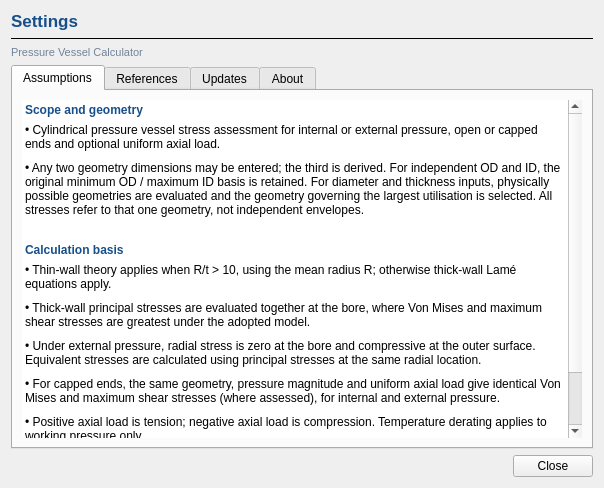
<?xml version='1.0' encoding='UTF-8'?>
<ui version="4.0">
 <class>settingsDialog</class>
 <widget class="QDialog" name="settingsDialog">
  <property name="windowTitle">
   <string>Settings | Pressure Vessel Calculator</string>
  </property>
  <property name="minimumSize">
   <size>
    <width>510</width>
    <height>360</height>
   </size>
  </property>
  <layout class="QVBoxLayout" name="settingsLayout">
   <item>
    <widget class="QLabel" name="heading">
     <property name="text">
      <string>Settings</string>
     </property>
     <property name="styleSheet">
      <string notr="true">font-size: 17px; font-weight: 700; color: #164f8a;</string>
     </property>
    </widget>
   </item>
   <item>
    <widget class="QFrame" name="settings_heading_rule">
     <property name="frameShape">
      <enum>QFrame::Shape::HLine</enum>
     </property>
     <property name="frameShadow">
      <enum>QFrame::Shadow::Plain</enum>
     </property>
    </widget>
   </item>
   <item>
    <widget class="QLabel" name="settings_app_name">
     <property name="text">
      <string>Pressure Vessel Calculator</string>
     </property>
     <property name="styleSheet">
      <string>color:#71849a; font-size:11px;</string>
     </property>
    </widget>
   </item>
   <item>
    <widget class="QTabWidget" name="settings_tabs">
     <widget class="QWidget" name="assumptions_tab">
      <attribute name="title">
       <string>Assumptions</string>
      </attribute>
      <layout class="QVBoxLayout" name="assumptionsLayout">
       <item>
        <widget class="QScrollArea" name="assumptions_scroll">
         <property name="widgetResizable">
          <bool>true</bool>
         </property>
         <property name="frameShape">
          <enum>QFrame::Shape::NoFrame</enum>
         </property>
         <widget class="QWidget" name="assumptions_content">
          <layout class="QVBoxLayout" name="assumptionsContentLayout">
           <property name="leftMargin">
            <number>3</number>
           </property>
           <property name="rightMargin">
            <number>3</number>
           </property>
           <property name="topMargin">
            <number>3</number>
           </property>
           <property name="bottomMargin">
            <number>3</number>
           </property>
           <item><widget class="QLabel" name="assumptions_heading_0"><property name="text"><string>Scope and geometry</string></property><property name="styleSheet"><string>font-weight:600; color:#164f8a;</string></property></widget></item><item><widget class="QLabel" name="assumptions_text_0"><property name="textFormat"><enum>Qt::TextFormat::RichText</enum></property><property name="text"><string>&lt;html&gt;&lt;body&gt;&lt;p style="margin:0 0 10px 0;"&gt;• Cylindrical pressure vessel stress assessment for internal or external pressure, open or capped ends and optional uniform axial load.&lt;/p&gt;&lt;p style="margin:0 0 10px 0;"&gt;• Any two geometry dimensions may be entered; the third is derived. For independent OD and ID, the original minimum OD / maximum ID basis is retained. For diameter and thickness inputs, physically possible geometries are evaluated and the geometry governing the largest utilisation is selected. All stresses refer to that one geometry, not independent envelopes.&lt;/p&gt;&lt;/body&gt;&lt;/html&gt;</string></property><property name="wordWrap"><bool>true</bool></property></widget></item>
<item><spacer name="assumptionsSectionGap1"><property name="orientation"><enum>Qt::Orientation::Vertical</enum></property><property name="sizeType"><enum>QSizePolicy::Fixed</enum></property><property name="sizeHint" stdset="0"><size><width>20</width><height>20</height></size></property></spacer></item><item><widget class="QLabel" name="assumptions_heading_1"><property name="text"><string>Calculation basis</string></property><property name="styleSheet"><string>font-weight:600; color:#164f8a;</string></property></widget></item><item><widget class="QLabel" name="assumptions_text_1"><property name="textFormat"><enum>Qt::TextFormat::RichText</enum></property><property name="text"><string>&lt;html&gt;&lt;body&gt;&lt;p style="margin:0 0 10px 0;"&gt;&amp;bull; Thin-wall theory applies when R/t &amp;gt; 10, using the mean radius R; otherwise thick-wall Lam&amp;eacute; equations apply.&lt;/p&gt;&lt;p style="margin:0 0 10px 0;"&gt;&amp;bull; Thick-wall principal stresses are evaluated together at the bore, where Von Mises and maximum shear stresses are greatest under the adopted model.&lt;/p&gt;&lt;p style="margin:0 0 10px 0;"&gt;&amp;bull; Under external pressure, radial stress is zero at the bore and compressive at the outer surface. Equivalent stresses are calculated using principal stresses at the same radial location.&lt;/p&gt;&lt;p style="margin:0 0 10px 0;"&gt;&amp;bull; For capped ends, the same geometry, pressure magnitude and uniform axial load give identical Von Mises and maximum shear stresses (where assessed), for internal and external pressure.&lt;/p&gt;&lt;p style="margin:0 0 10px 0;"&gt;&amp;bull; Positive axial load is tension; negative axial load is compression. Temperature derating applies to working pressure only.&lt;/p&gt;&lt;/body&gt;&lt;/html&gt;</string></property><property name="wordWrap"><bool>true</bool></property></widget></item>
<item><spacer name="assumptionsSectionGap2"><property name="orientation"><enum>Qt::Orientation::Vertical</enum></property><property name="sizeType"><enum>QSizePolicy::Fixed</enum></property><property name="sizeHint" stdset="0"><size><width>20</width><height>20</height></size></property></spacer></item><item><widget class="QLabel" name="assumptions_heading_2"><property name="text"><string>Interpretation</string></property><property name="styleSheet"><string>font-weight:600; color:#164f8a;</string></property></widget></item><item><widget class="QLabel" name="assumptions_text_2"><property name="textFormat"><enum>Qt::TextFormat::RichText</enum></property><property name="text"><string>&lt;html&gt;&lt;body&gt;&lt;p style="margin:0 0 10px 0;"&gt;• PASS means the individual stress utilisation is no greater than 1.00.&lt;/p&gt;&lt;/body&gt;&lt;/html&gt;</string></property><property name="wordWrap"><bool>true</bool></property></widget></item>
           <item>
            <spacer name="assumptions_inner_spacer">
             <property name="orientation">
              <enum>Qt::Orientation::Vertical</enum>
             </property>
             <property name="sizeType">
              <enum>QSizePolicy::Expanding</enum>
             </property>
             <property name="sizeHint" stdset="0">
              <size>
               <width>20</width>
               <height>0</height>
              </size>
             </property>
            </spacer>
           </item>
          </layout>
          <property name="styleSheet">
           <string>QWidget#assumptions_content { background: white; }</string>
          </property>
         </widget>
         <property name="styleSheet">
          <string>QScrollArea#assumptions_scroll { background: white; border: none; } QScrollArea#assumptions_scroll &gt; QWidget &gt; QWidget { background: white; }</string>
         </property>
        </widget>
       </item>
      </layout>
     </widget>
     <widget class="QWidget" name="references_tab">
      <attribute name="title">
       <string>References</string>
      </attribute>
      <layout class="QVBoxLayout" name="referencesLayout">
       <item>
        <widget class="QScrollArea" name="references_scroll">
         <property name="widgetResizable"><bool>true</bool></property>
         <property name="frameShape"><enum>QFrame::Shape::NoFrame</enum></property>
         <widget class="QWidget" name="references_content">
          <layout class="QVBoxLayout" name="referencesContentLayout">
           <property name="leftMargin"><number>3</number></property>
           <property name="rightMargin"><number>3</number></property>
           <property name="topMargin"><number>3</number></property>
           <property name="bottomMargin"><number>3</number></property>
           <item>
            <widget class="QLabel" name="references_heading">
             <property name="text"><string>Reference publications</string></property>
             <property name="styleSheet"><string>font-weight:600; color:#164f8a;</string></property>
            </widget>
           </item>
           <item>
            <widget class="QLabel" name="references_text">
             <property name="textFormat"><enum>Qt::TextFormat::RichText</enum></property>
             <property name="text"><string>&lt;html&gt;&lt;body&gt;&lt;p style="margin:0 0 10px 0;"&gt;&amp;bull; Roark&amp;rsquo;s Formulas for Stress and Strain, 6th Edition:&lt;/p&gt;&lt;p style="margin:0 0 10px 8px;"&gt;- Table 28: thin-walled cylindrical vessels. Cases 1b (open ends) and 1c (capped ends), for internal or external pressure.&lt;/p&gt;&lt;p style="margin:0 0 10px 8px;"&gt;- Table 32: thick-walled cylindrical vessels. Cases 1a (internal, open), 1b (internal, capped), 1c (external, open) and 1d (external, capped).&lt;/p&gt;&lt;p style="margin:0 0 10px 0;"&gt;&amp;bull; API 6X, 2nd Edition: stress allowables.&lt;/p&gt;&lt;/body&gt;&lt;/html&gt;</string></property>
             <property name="wordWrap"><bool>true</bool></property>
            </widget>
           </item>
           <item><spacer name="referencesSectionGap"><property name="orientation"><enum>Qt::Orientation::Vertical</enum></property><property name="sizeType"><enum>QSizePolicy::Fixed</enum></property><property name="sizeHint" stdset="0"><size><width>20</width><height>20</height></size></property></spacer></item><item>
            <widget class="QLabel" name="criteria_heading">
             <property name="text"><string>Adopted stress allowables</string></property>
             <property name="styleSheet"><string>font-weight:600; color:#164f8a;</string></property>
            </widget>
           </item>
           <item>
            <widget class="QLabel" name="criteria_text">
             <property name="textFormat"><enum>Qt::TextFormat::RichText</enum></property>
             <property name="text"><string>&lt;html&gt;&lt;body&gt;&lt;p style="margin:0 0 10px 0;"&gt;• Working allowable: 2/3 × material yield × temperature derating factor.&lt;/p&gt;&lt;p style="margin:0 0 10px 0;"&gt;• Test allowable: 0.9 × material yield.&lt;/p&gt;&lt;p style="margin:0 0 10px 0;"&gt;• Shear allowable: 0.6 × the corresponding stress allowable.&lt;/p&gt;&lt;/body&gt;&lt;/html&gt;</string></property>
             <property name="wordWrap"><bool>true</bool></property>
            </widget>
           </item>
           <item>
            <spacer name="referencesSpacer">
             <property name="orientation"><enum>Qt::Orientation::Vertical</enum></property>
             <property name="sizeType"><enum>QSizePolicy::Expanding</enum></property>
             <property name="sizeHint" stdset="0"><size><width>20</width><height>0</height></size></property>
            </spacer>
           </item>
          </layout>
          <property name="styleSheet"><string>QWidget#references_content { background: white; }</string></property>
         </widget>
         <property name="styleSheet"><string>QScrollArea#references_scroll { background: white; border: none; } QScrollArea#references_scroll &gt; QWidget &gt; QWidget { background: white; }</string></property>
        </widget>
       </item>
      </layout>
     </widget>
     <widget class="QWidget" name="updates_tab">
      <attribute name="title"><string>Updates</string></attribute>
      <layout class="QVBoxLayout" name="updatesLayout">
       <item><widget class="QLabel" name="current_version"><property name="text"><string>Current version: v2.0.11</string></property></widget></item>
       <item><spacer name="updates_version_to_checkbox_gap"><property name="orientation"><enum>Qt::Orientation::Vertical</enum></property><property name="sizeType"><enum>QSizePolicy::Fixed</enum></property><property name="sizeHint" stdset="0"><size><width>20</width><height>12</height></size></property></spacer></item><item><widget class="QCheckBox" name="check_on_launch"><property name="text"><string>Automatically check for updates on launch</string></property></widget></item>
       <item><spacer name="updates_checkbox_to_information_gap"><property name="orientation"><enum>Qt::Orientation::Vertical</enum></property><property name="sizeType"><enum>QSizePolicy::Fixed</enum></property><property name="sizeHint" stdset="0"><size><width>20</width><height>12</height></size></property></spacer></item><item><widget class="QLabel" name="update_information"><property name="text"><string>Checks stable GitHub Releases in the background. Updates are not downloaded or installed automatically; the application remains portable.</string></property><property name="wordWrap"><bool>true</bool></property></widget></item>
       <item><spacer name="updates_information_to_status_gap"><property name="orientation"><enum>Qt::Orientation::Vertical</enum></property><property name="sizeType"><enum>QSizePolicy::Fixed</enum></property><property name="sizeHint" stdset="0"><size><width>20</width><height>8</height></size></property></spacer></item><item><widget class="QLabel" name="update_status"><property name="text"><string>Not checked yet</string></property><property name="wordWrap"><bool>true</bool></property></widget></item>
       <item><spacer name="updates_status_to_buttons_gap"><property name="orientation"><enum>Qt::Orientation::Vertical</enum></property><property name="sizeType"><enum>QSizePolicy::Fixed</enum></property><property name="sizeHint" stdset="0"><size><width>20</width><height>14</height></size></property></spacer></item><item><layout class="QHBoxLayout" name="updateButtonLayout">
        <item><widget class="QPushButton" name="check_now_button"><property name="text"><string>Check for updates</string></property></widget></item>
        <item><widget class="QPushButton" name="open_release_button"><property name="text"><string>Download update</string></property><property name="enabled"><bool>false</bool></property></widget></item>
        <item><spacer name="updateButtonSpacer"><property name="orientation"><enum>Qt::Orientation::Horizontal</enum></property><property name="sizeHint" stdset="0"><size><width>20</width><height>0</height></size></property></spacer></item>
       </layout></item>
       <item><spacer name="updatesSpacer"><property name="orientation"><enum>Qt::Orientation::Vertical</enum></property><property name="sizeHint" stdset="0"><size><width>20</width><height>40</height></size></property></spacer></item>
      </layout>
     </widget>
     <widget class="QWidget" name="about_tab">
      <attribute name="title">
       <string>About</string>
      </attribute>
      <layout class="QVBoxLayout" name="aboutLayout">
       <item>
        <widget class="QLabel" name="about_text">
         <property name="text">
          <string>ZeroFlagLabs Pressure Vessel Calculator  ·  v2.0.11

Cylindrical pressure vessel stress assessment for internal and external pressure, open and capped ends, and optional axial loading.

Portable Windows application.

Original application code: MIT Licence.
PySide6/Qt and other third-party components retain their own licences. Any third-party reference datasets retain their respective rights and licences.</string>
         </property>
         <property name="wordWrap">
          <bool>true</bool>
         </property>
        </widget>
       </item>
       <item><spacer name="about_github_section_gap"><property name="orientation"><enum>Qt::Orientation::Vertical</enum></property><property name="sizeType"><enum>QSizePolicy::Fixed</enum></property><property name="sizeHint" stdset="0"><size><width>20</width><height>16</height></size></property></spacer></item><item><widget class="QLabel" name="github_link"><property name="text"><string>Project on GitHub</string></property></widget></item>
       <item>
        <spacer name="aboutSpacer">
         <property name="orientation">
          <enum>Qt::Orientation::Vertical</enum>
         </property>
         <property name="sizeHint" stdset="0">
          <size>
           <width>20</width>
           <height>40</height>
          </size>
         </property>
        </spacer>
       </item>
      </layout>
     </widget>
    </widget>
   </item>
   <item>
    <widget class="QDialogButtonBox" name="buttons">
     <property name="standardButtons">
      <set>QDialogButtonBox::StandardButton::Close</set>
     </property>
    </widget>
   </item>
  </layout>
 </widget>
 <resources/>
 <connections/>
</ui>
